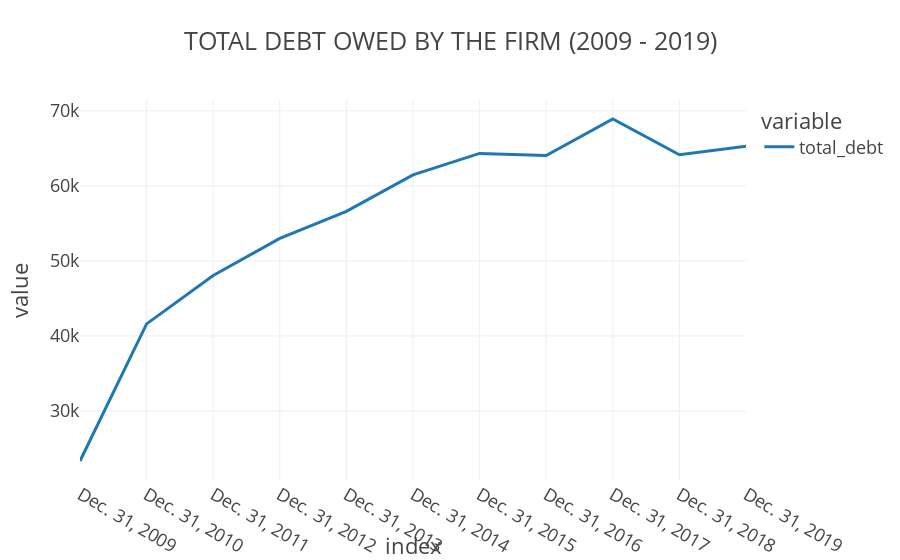

Notebook cell for this chart:
### Code cell
# debt trend over the years (visual)
px.line(data_frame = df, y = ['total_debt'], template = 'presentation', title = 'TOTAL DEBT OWED BY THE FIRM (2009 - 2019)')

### Figure 1 — Plotly figure (JSON) as saved in the notebook; plotly's stock layout.template omitted (floating-point values rounded to 4 significant figures)
{"data": [{"hovertemplate": "variable=total_debt<br>index=%{x}<br>value=%{y}<extra></extra>", "legendgroup": "total_debt", "line": {"color": "#1F77B4", "dash": "solid"}, "marker": {"symbol": "circle"}, "mode": "lines", "name": "total_debt", "orientation": "v", "showlegend": true, "type": "scatter", "x": ["Dec. 31, 2009", "Dec. 31, 2010", "Dec. 31, 2011", "Dec. 31, 2012", "Dec. 31, 2013", "Dec. 31, 2014", "Dec. 31, 2015", "Dec. 31, 2016", "Dec. 31, 2017", "Dec. 31, 2018", "Dec. 31, 2019"], "xaxis": "x", "y": [23325, 41604, 48053, 53006, 56615, 61462, 64329, 64050, 68919, 64158, 65283], "yaxis": "y"}], "layout": {"legend": {"title": {"text": "variable"}, "tracegroupgap": 0}, "title": {"text": "TOTAL DEBT OWED BY THE FIRM (2009 - 2019)"}, "xaxis": {"anchor": "y", "domain": [0, 1], "title": {"text": "index"}}, "yaxis": {"anchor": "x", "domain": [0, 1], "title": {"text": "value"}}}}
